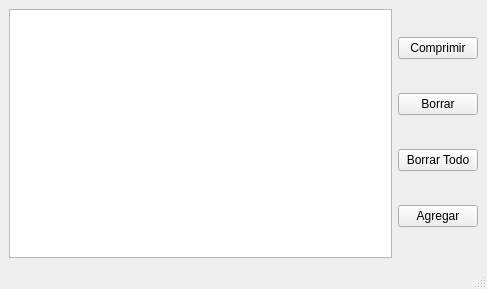
<?xml version="1.0" encoding="UTF-8"?>
<ui version="4.0">
 <class>MainWindow</class>
 <widget class="QMainWindow" name="MainWindow">
  <property name="geometry">
   <rect>
    <x>0</x>
    <y>0</y>
    <width>487</width>
    <height>289</height>
   </rect>
  </property>
  <property name="windowTitle">
   <string>MainWindow</string>
  </property>
  <widget class="QWidget" name="centralwidget">
   <layout class="QHBoxLayout" name="horizontalLayout">
    <item>
     <widget class="QListWidget" name="listWidget"/>
    </item>
    <item>
     <layout class="QVBoxLayout" name="verticalLayout">
      <item>
       <widget class="QPushButton" name="bComprimir">
        <property name="text">
         <string>Comprimir</string>
        </property>
       </widget>
      </item>
      <item>
       <widget class="QPushButton" name="bBorrar">
        <property name="text">
         <string>Borrar</string>
        </property>
       </widget>
      </item>
      <item>
       <widget class="QPushButton" name="bBorrarTodo">
        <property name="text">
         <string>Borrar Todo</string>
        </property>
       </widget>
      </item>
      <item>
       <widget class="QPushButton" name="bAgregar">
        <property name="text">
         <string>Agregar</string>
        </property>
       </widget>
      </item>
     </layout>
    </item>
   </layout>
  </widget>
  <widget class="QStatusBar" name="statusbar"/>
 </widget>
 <resources/>
 <connections/>
</ui>
